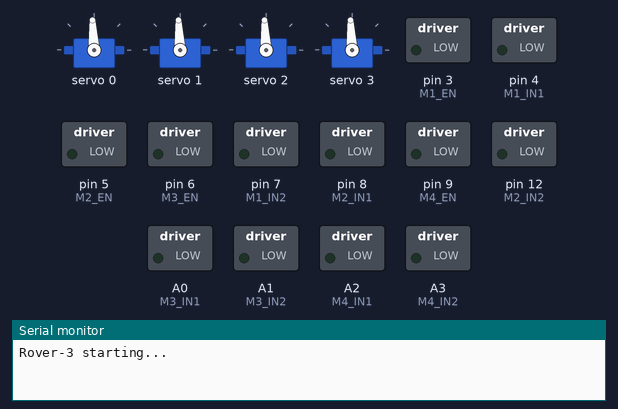
The sketch below on a simulated Arduino Uno, built with avr-gcc and run on an emulated ATmega328P. On the bench: 4 × servo, switched loads named in the sketch (green lamp = pin HIGH), the last lines printed to the serial monitor.

Above: at 0.3 s.
At 1.8 s:
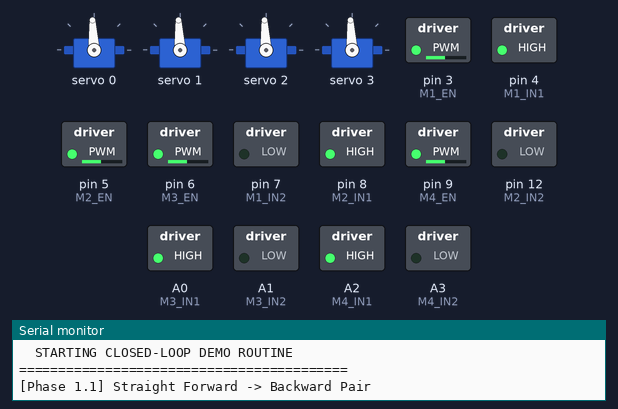
At 10.3 s:
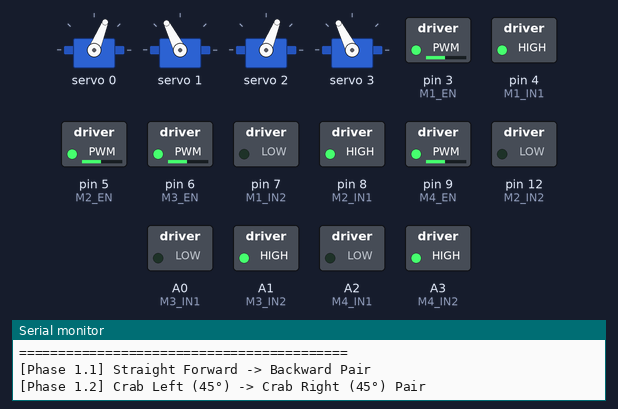
At 19.1 s:
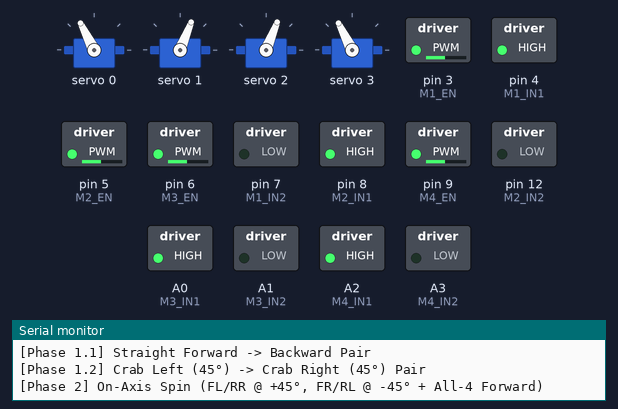
At 34.0 s:
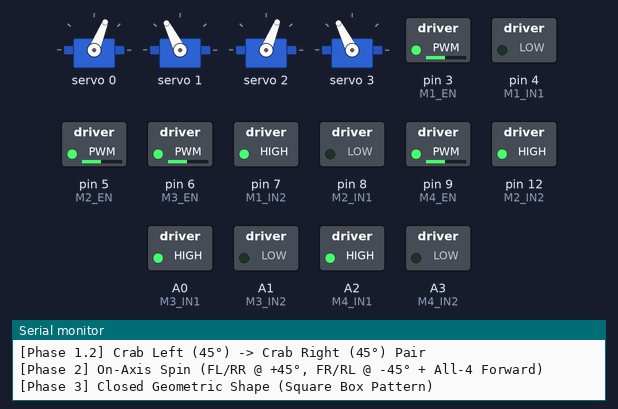
At 37.0 s:
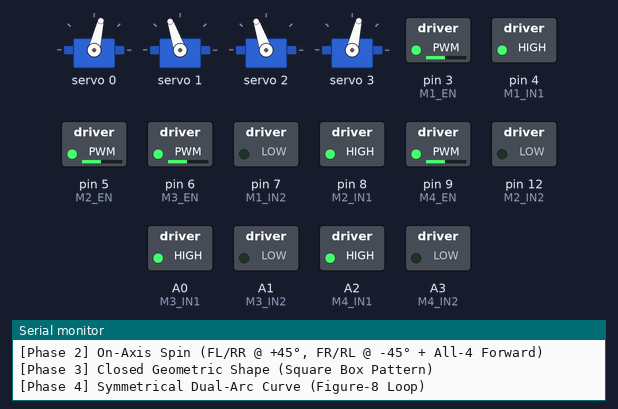
Timing chart, 0 to 40.0 s (numbered marks = the images above):
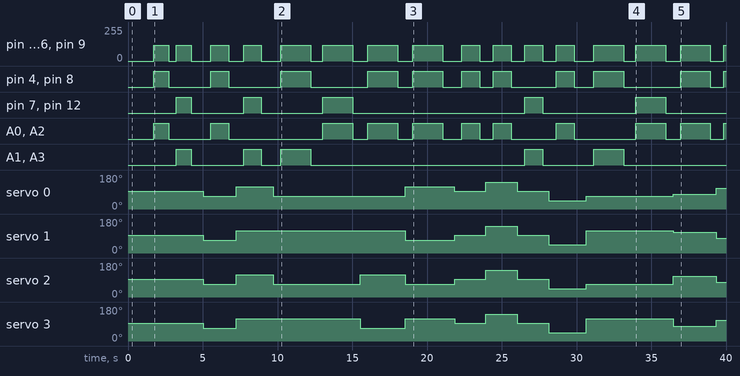

Measured:
- by itself, A0 (M3_IN1), A2 (M4_IN1): LOW → HIGH at 1.7 s, → LOW 1.0 s later, → HIGH 2.8 s later, → LOW 1.2 s later, … (21 changes in this stretch)
- by itself, A1 (M3_IN2), A3 (M4_IN2): LOW → HIGH at 3.2 s, → LOW 1.0 s later, → HIGH 3.5 s later, → LOW 1.2 s later, … (10 changes in this stretch)
- by itself, servo 0: 93° → 68° at 5.0 s, → 117° 2.2 s later, → 68° 2.5 s later, → 117° 8.8 s later, … (11 changes in this stretch)
- by itself, servo 1: 93° → 68° at 5.0 s, → 117° 2.2 s later, → 68° 11.3 s later, → 93° 3.3 s later, … (10 changes in this stretch)
- by itself, servo 2: 93° → 68° at 5.0 s, → 117° 2.2 s later, → 68° 2.5 s later, → 117° 5.8 s later, … (12 changes in this stretch)
- by itself, servo 3: 93° → 68° at 5.0 s, → 117° 2.2 s later, → 68° 8.3 s later, → 117° 3.0 s later, … (11 changes in this stretch)
- by itself, pin 4 (M1_IN1), pin 8 (M2_IN1): LOW → HIGH at 1.7 s, → LOW 1.0 s later, → HIGH 2.8 s later, → LOW 1.2 s later, … (21 changes in this stretch)
- by itself, pin 7 (M1_IN2), pin 12 (M2_IN2): LOW → HIGH at 3.2 s, → LOW 1.0 s later, → HIGH 3.5 s later, → LOW 1.2 s later, … (10 changes in this stretch)

The sketch:

rover3.ino
```cpp
#include "Pins.h"
#include "ServoController.h"
#include "DriveController.h"

ServoController steering(PCA9685_ADDR);
DriveController drive;

int speed1 = 100;
int movement_delay1 = 1000;
int movement_delay2 = 500;
int movement_delay3 = 2000;

void demo();

void setup() {
  Serial.begin(115200);
  Serial.println("Rover-3 starting...");

  drive.begin();
  steering.begin();

  // Initialize wheel positions and stop motors
  steering.setAllTo90();
  drive.stopAll();
  delay(1000);

  Serial.println("Initialization complete.");
}

void runFullClosedLoopDemo();

void loop() {
  runFullClosedLoopDemo();
  delay(10000); // Wait 10 seconds before running next cycle
}

void spin() {
  steering.spin(); // Set FL & RR to 135° (-45°), FR & RL to +45°
  delay(500);
  drive.motor1Forward(120);
  drive.motor2Forward(120);
  drive.motor3Backward(120);
  drive.motor4Backward(120);
  delay(2000);
  drive.stopAll();
  delay(800);
  drive.motor1Backward(120);
  drive.motor2Backward(120);
  drive.motor3Forward(120);
  drive.motor4Forward(120);
  delay(2000);
  drive.stopAll();
  delay(500);
}

void runFullClosedLoopDemo() {
  int driveSpeed = 120;

  Serial.println("\n==========================================");
  Serial.println("  STARTING CLOSED-LOOP DEMO ROUTINE");
  Serial.println("==========================================");

  // ----------------------------------------------------
  // Phase 1: Fixed-Servo Linear & Crab Motion Pairs
  // ----------------------------------------------------
  Serial.println("[Phase 1.1] Straight Forward -> Backward Pair");
  steering.setAllTo90();
  delay(500);
  drive.allForward(driveSpeed);
  delay(1000);
  drive.stopAll();
  delay(500);
  drive.allBackward(driveSpeed);
  delay(1000);
  drive.stopAll();
  delay(800);

  Serial.println("[Phase 1.2] Crab Left (45°) -> Crab Right (45°) Pair");
  steering.crabLeft45();
  delay(500);
  drive.allForward(driveSpeed);
  delay(1200);
  drive.stopAll();
  delay(500);
  steering.crabRight45();
  delay(500);
  drive.allBackward(driveSpeed); // Return along exact crab line
  delay(1200);
  drive.stopAll();
  delay(800);

  spin();
  // ----------------------------------------------------
  // Phase 2: Zero-Radius On-Axis Spin (FL/RR @ +45°, FR/RL @ -45° with All-4 Forward)
  // ----------------------------------------------------
  Serial.println("[Phase 2] On-Axis Spin (FL/RR @ +45°, FR/RL @ -45° + All-4 Forward)");
  steering.spinTurnCW(); // Set FL & RR to +45°, FR & RL to 135° (-45°)
  delay(500);
  drive.allForward(driveSpeed); // All 4 wheels forward spin robot CW on central axis
  delay(2000);
  drive.stopAll();
  delay(500);

  steering.spinTurnCCW(); // Set FL & RR to 135° (-45°), FR & RL to +45°
  delay(500);
  drive.allForward(driveSpeed); // All 4 wheels forward spin robot CCW back to original heading
  delay(2000);
  drive.stopAll();
  delay(800);

  // ----------------------------------------------------
  // Phase 3: Closed Geometric Shape (4-Leg Crab Square Box)
  // ----------------------------------------------------
  Serial.println("[Phase 3] Closed Geometric Shape (Square Box Pattern)");
  // Leg 1: North (Straight Forward)
  steering.setAllTo90();
  delay(500);
  drive.allForward(driveSpeed);
  delay(1200);
  drive.stopAll();
  delay(400);

  // Leg 2: East (Crab Right 90°)
  steering.turnRight90();
  delay(500);
  drive.allForward(driveSpeed);
  delay(1200);
  drive.stopAll();
  delay(400);

  // Leg 3: South (Straight Backward)
  steering.setAllTo90();
  delay(500);
  drive.allBackward(driveSpeed);
  delay(1200);
  drive.stopAll();
  delay(400);

  // Leg 4: West (Crab Left 90° - Back to Start)
  steering.turnLeft90();
  delay(500);
  drive.allForward(driveSpeed);
  delay(1200);
  drive.stopAll();
  delay(800);

  spin();
  // ----------------------------------------------------
  // Phase 4: Symmetrical Dual-Arc Curve (Figure-8 Path)
  // ----------------------------------------------------
  Serial.println("[Phase 4] Symmetrical Dual-Arc Curve (Figure-8 Loop)");
  // Left Arc Outbound
  steering.steerCurveLeft();
  delay(500);
  drive.allForward(driveSpeed);
  delay(2000);
  drive.stopAll();
  delay(400);

  // Right Arc Outbound
  steering.steerCurveRight();
  delay(500);
  drive.allForward(driveSpeed);
  delay(2000);
  drive.stopAll();
  delay(400);

  // Right Arc Inbound (Reverse)
  steering.steerCurveRight();
  delay(500);
  drive.allBackward(driveSpeed);
  delay(2000);
  drive.stopAll();
  delay(400);

  // Left Arc Inbound (Reverse Back to Start)
  steering.steerCurveLeft();
  delay(500);
  drive.allBackward(driveSpeed);
  delay(2000);
  drive.stopAll();
  delay(800);

  // ----------------------------------------------------
  // Phase 5: Reset to Neutral Center Standby
  // ----------------------------------------------------
  Serial.println("[Phase 5] Routine Complete. Resetting to center origin.");
  steering.setAllTo90();
  drive.stopAll();
  delay(1000);
  Serial.println("==========================================");
  Serial.println("  CLOSED-LOOP DEMO FINISHED - AT ORIGIN");
  Serial.println("==========================================");
}
```

DriveController.cpp
```cpp
#include "DriveController.h"
#include "Pins.h"

void DriveController::begin() {
  pinMode(M1_EN, OUTPUT);
  pinMode(M1_IN1, OUTPUT);
  pinMode(M1_IN2, OUTPUT);

  pinMode(M2_EN, OUTPUT);
  pinMode(M2_IN1, OUTPUT);
  pinMode(M2_IN2, OUTPUT);

  pinMode(M3_EN, OUTPUT);
  pinMode(M3_IN1, OUTPUT);
  pinMode(M3_IN2, OUTPUT);

  pinMode(M4_EN, OUTPUT);
  pinMode(M4_IN1, OUTPUT);
  pinMode(M4_IN2, OUTPUT);

  stopAll();
}

void DriveController::motorForward(uint8_t enPin, uint8_t in1Pin, uint8_t in2Pin, uint8_t speed) {
  speed = constrain(speed, 0, 255);
  digitalWrite(in1Pin, HIGH);
  digitalWrite(in2Pin, LOW);
  analogWrite(enPin, speed);
}

void DriveController::motorBackward(uint8_t enPin, uint8_t in1Pin, uint8_t in2Pin, uint8_t speed) {
  speed = constrain(speed, 0, 255);
  digitalWrite(in1Pin, LOW);
  digitalWrite(in2Pin, HIGH);
  analogWrite(enPin, speed);
}

void DriveController::motorStop(uint8_t enPin, uint8_t in1Pin, uint8_t in2Pin) {
  digitalWrite(in1Pin, LOW);
  digitalWrite(in2Pin, LOW);
  analogWrite(enPin, 0);
}

void DriveController::stopAll() {
  motorStop(M1_EN, M1_IN1, M1_IN2);
  motorStop(M2_EN, M2_IN1, M2_IN2);
  motorStop(M3_EN, M3_IN1, M3_IN2);
  motorStop(M4_EN, M4_IN1, M4_IN2);
}

void DriveController::motor1Forward(uint8_t speed) { motorForward(M1_EN, M1_IN1, M1_IN2, speed); }
void DriveController::motor1Backward(uint8_t speed) { motorBackward(M1_EN, M1_IN1, M1_IN2, speed); }

void DriveController::motor2Forward(uint8_t speed) { motorForward(M2_EN, M2_IN1, M2_IN2, speed); }
void DriveController::motor2Backward(uint8_t speed) { motorBackward(M2_EN, M2_IN1, M2_IN2, speed); }

void DriveController::motor3Forward(uint8_t speed) { motorForward(M3_EN, M3_IN1, M3_IN2, speed); }
void DriveController::motor3Backward(uint8_t speed) { motorBackward(M3_EN, M3_IN1, M3_IN2, speed); }

void DriveController::motor4Forward(uint8_t speed) { motorForward(M4_EN, M4_IN1, M4_IN2, speed); }
void DriveController::motor4Backward(uint8_t speed) { motorBackward(M4_EN, M4_IN1, M4_IN2, speed); }

void DriveController::allForward(uint8_t speed) {
  if (speed > 0 && speed < 100) {
    motorForward(M1_EN, M1_IN1, M1_IN2, 100);
    motorForward(M2_EN, M2_IN1, M2_IN2, 100);
    motorForward(M3_EN, M3_IN1, M3_IN2, 100);
    motorForward(M4_EN, M4_IN1, M4_IN2, 100);
    delay(50);
  }
  motor1Forward(speed);
  motor2Forward(speed);
  motor3Forward(speed);
  motor4Forward(speed);
}

void DriveController::allBackward(uint8_t speed) {
  if (speed > 0 && speed < 100) {
    motorBackward(M1_EN, M1_IN1, M1_IN2, 100);
    motorBackward(M2_EN, M2_IN1, M2_IN2, 100);
    motorBackward(M3_EN, M3_IN1, M3_IN2, 100);
    motorBackward(M4_EN, M4_IN1, M4_IN2, 100);
    delay(50);
  }
  motor1Backward(speed);
  motor2Backward(speed);
  motor3Backward(speed);
  motor4Backward(speed);
}

void DriveController::leftSideForward(uint8_t speed) {
  motor1Forward(speed);
  motor3Forward(speed);
}

void DriveController::leftSideBackward(uint8_t speed) {
  motor1Backward(speed);
  motor3Backward(speed);
}

void DriveController::rightSideForward(uint8_t speed) {
  motor2Forward(speed);
  motor4Forward(speed);
}

void DriveController::rightSideBackward(uint8_t speed) {
  motor2Backward(speed);
  motor4Backward(speed);
}
```

DriveController.h
```cpp
#pragma once
#include <Arduino.h>

class DriveController {
public:
  void begin();

  void stopAll();

  void motor1Forward(uint8_t speed);
  void motor1Backward(uint8_t speed);
  void motor2Forward(uint8_t speed);
  void motor2Backward(uint8_t speed);
  void motor3Forward(uint8_t speed);
  void motor3Backward(uint8_t speed);
  void motor4Forward(uint8_t speed);
  void motor4Backward(uint8_t speed);

  void allForward(uint8_t speed);
  void allBackward(uint8_t speed);

  void leftSideForward(uint8_t speed);
  void leftSideBackward(uint8_t speed);
  void rightSideForward(uint8_t speed);
  void rightSideBackward(uint8_t speed);

private:
  void motorForward(uint8_t enPin, uint8_t in1Pin, uint8_t in2Pin, uint8_t speed);
  void motorBackward(uint8_t enPin, uint8_t in1Pin, uint8_t in2Pin, uint8_t speed);
  void motorStop(uint8_t enPin, uint8_t in1Pin, uint8_t in2Pin);
};
```

ServoController.cpp
```cpp
#include "ServoController.h"
#include "Pins.h"

ServoController::ServoController(uint8_t i2cAddress)
  : _pca(i2cAddress) {
}

void ServoController::begin() {
  Wire.begin();
  _pca.begin();
  _pca.setPWMFreq(50);   // Standard servo frequency
  delay(200);
}

uint16_t ServoController::angleToPulse(uint8_t angle) {
  angle = constrain(angle, 0, 180);
  return map(angle, 0, 180, SERVO_MIN_PULSE, SERVO_MAX_PULSE);
}

void ServoController::setAngle(uint8_t channel, uint8_t angle) {
  uint16_t pulse = angleToPulse(angle);
  _pca.setPWM(channel, 0, pulse);
}

void ServoController::setFrontLeft(uint8_t angle) {
  setAngle(SERVO_CH_FL, angle);
}

void ServoController::setFrontRight(uint8_t angle) {
  setAngle(SERVO_CH_FR, angle);
}

void ServoController::setRearLeft(uint8_t angle) {
  setAngle(SERVO_CH_RL, angle);
}

void ServoController::setRearRight(uint8_t angle) {
  setAngle(SERVO_CH_RR, angle);
}

void ServoController::setAll(uint8_t angle) {
  setAngles(angle, angle, angle, angle);
}

void ServoController::setAllTo90() {
  setAll(90);
}

void ServoController::centerAll() {
  setAllTo90();
}

void ServoController::setAngles(uint8_t fl, uint8_t fr, uint8_t rl, uint8_t rr) {
  setFrontLeft(fl);
  setFrontRight(fr);
  setRearLeft(rl);
  setRearRight(rr);
}

void ServoController::crabLeft45() {
  setAll(45);
}

void ServoController::crabRight45() {
  setAll(135);
}

void ServoController::turnLeft90() {
  setAll(0);
}

void ServoController::turnRight90() {
  setAll(180);
}

void ServoController::spin() {
  setAngles(45, 135, 45, 135);
}

void ServoController::spinTurnCW() {
  setAngles(45, 135, 135, 45);
}

void ServoController::spinTurnCCW() {
  setAngles(135, 45, 45, 135);
}

void ServoController::steerCurveLeft() {
  setAngles(60, 120, 120, 60);
}

void ServoController::steerCurveRight() {
  setAngles(120, 60, 60, 120);
}
```

ServoController.h
```cpp
#pragma once
#include <Arduino.h>
#include <Wire.h>
#include <Adafruit_PWMServoDriver.h>

class ServoController {
public:
  ServoController(uint8_t i2cAddress = 0x40);

  void begin();

  void setAllTo90();
  void centerAll();

  void setFrontLeft(uint8_t angle);
  void setFrontRight(uint8_t angle);
  void setRearLeft(uint8_t angle);
  void setRearRight(uint8_t angle);

  void setAll(uint8_t angle);
  void setAngles(uint8_t fl, uint8_t fr, uint8_t rl, uint8_t rr);

  void crabLeft45();
  void crabRight45();
  void turnLeft90();
  void turnRight90();
  void spinTurnCW();
  void spinTurnCCW();
  void spin();
  void steerCurveLeft();
  void steerCurveRight();

private:
  Adafruit_PWMServoDriver _pca;

  static const uint16_t SERVO_MIN_PULSE = 205; // ~1000us
  static const uint16_t SERVO_MAX_PULSE = 410; // ~2000us

  uint16_t angleToPulse(uint8_t angle);
  void setAngle(uint8_t channel, uint8_t angle);
};
```

Pins.h
```cpp
#pragma once
#include <Arduino.h>

// ======================================================
// PCA9685 I2C Address
// ======================================================
static const uint8_t PCA9685_ADDR = 0x40;

// ======================================================
// Steering servo channels on PCA9685
// ======================================================
static const uint8_t SERVO_CH_FL = 0;   // Front Left
static const uint8_t SERVO_CH_FR = 1;   // Front Right
static const uint8_t SERVO_CH_RL = 2;   // Rear Left
static const uint8_t SERVO_CH_RR = 3;   // Rear Right

// ======================================================
// L298N #1 -> Motor 1 and Motor 2
// ======================================================
static const uint8_t M1_EN  = 3;   // PWM
static const uint8_t M1_IN1 = 4;
static const uint8_t M1_IN2 = 7;

static const uint8_t M2_EN  = 5;   // PWM
static const uint8_t M2_IN1 = 8;
static const uint8_t M2_IN2 = 12;

// ======================================================
// L298N #2 -> Motor 3 and Motor 4
// ======================================================
static const uint8_t M3_EN  = 6;   // PWM
static const uint8_t M3_IN1 = A0;
static const uint8_t M3_IN2 = A1;

static const uint8_t M4_EN  = 9;   // PWM
static const uint8_t M4_IN1 = A2;
static const uint8_t M4_IN2 = A3;
```
